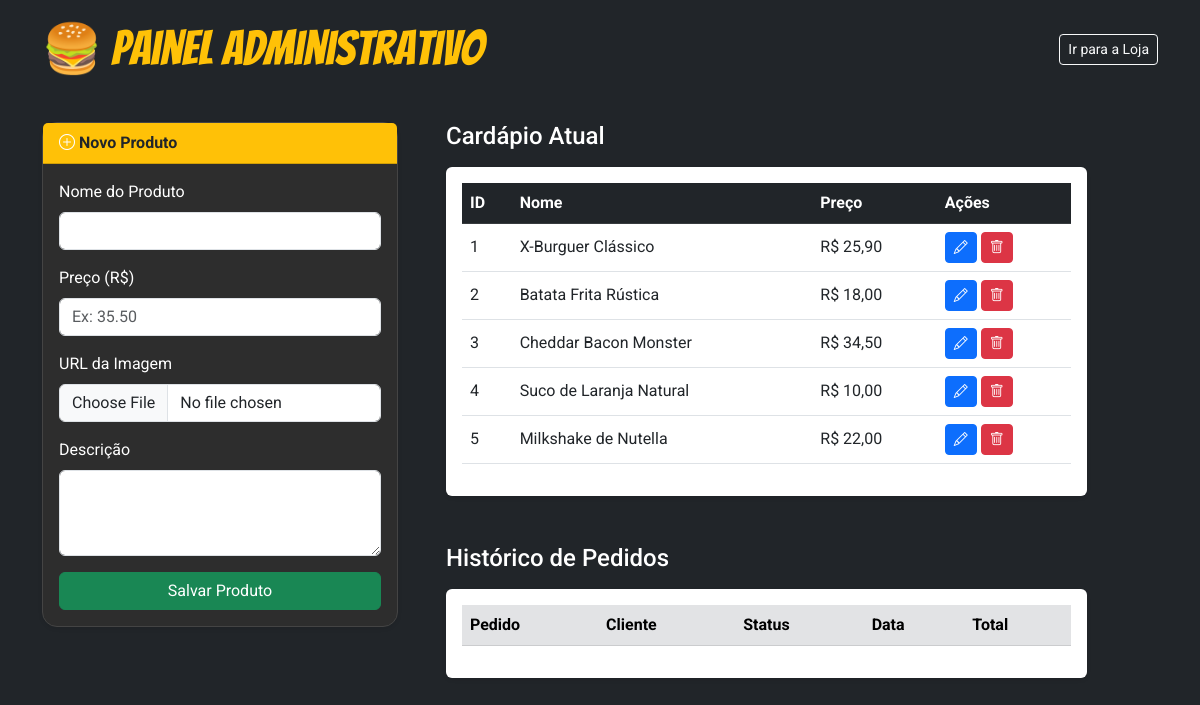
Before: /admin/ (signed in) with the older database file.
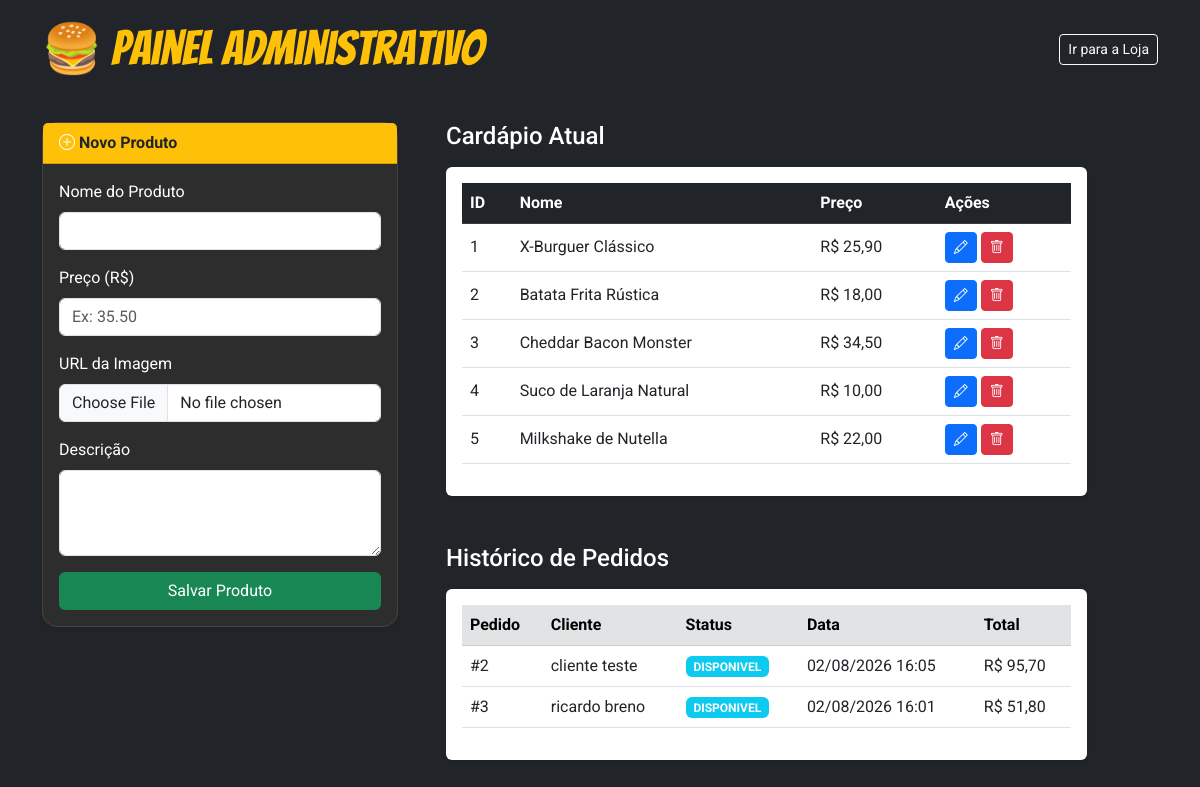
After: the same page with the newer database file.
### app/models/item.py (models this page shows, shortened)
class Item(db.Model):
    __tablename__ = "item"
    id = db.Column(db.Integer, primary_key=True)
    nome = db.Column(db.String(80), nullable=False, unique=True)
    preco = db.Column(db.Float, nullable=False)
    descricao = db.Column(db.String(255), nullable=False)
    imagem = db.Column(db.String(255), nullable=False)

### app/models/pedido.py (models this page shows, shortened)
class Pedido(db.Model):
    __tablename__ = "pedido"
    id = db.Column(db.Integer, primary_key=True)
    usuario_id = db.Column(db.Integer, db.ForeignKey("usuario.id"), nullable=False)
    data = db.Column(db.DateTime, nullable=True)
    status = db.Column(db.String(20), default=Status.CARRINHO.value)
    usuario = db.relationship("Usuario", back_populates="pedidos")
    itens = db.relationship(
        "ItemPedido", backref="pedido", cascade="all, delete-orphan", lazy=True
    )

### app/models/usuario.py (models this page shows, shortened)
class Usuario(db.Model, UserMixin):
    __tablename__ = "usuario"
    id = db.Column(db.Integer, primary_key=True)
    nome = db.Column(db.String(80), nullable=False)
    email = db.Column(db.String(120), unique=True, nullable=False)
    senha = db.Column(db.String(200), nullable=False)
    role = db.Column(db.String(20), default=Role.CLIENTE.value)
    pedidos = db.relationship(
        "Pedido", back_populates="usuario", cascade="all, delete-orphan"
    )

### app/routes/admin_routes.py (the view)
@admin_bp.route("/", methods=["GET"])
@admin_required
def dashboard():
    itens_db = item_ctrl.get_all()
    pedidos_db = pedido_ctrl.get_all()
    return render_template("admin.html", itens=itens_db, pedidos=pedidos_db)

### app/app.py (called while the page is built)
@login_manager.user_loader
def load_user(user_id: id):
    return cliente_ctrl.get_by_id(user_id)

### app/controllers/base_controller.py (called while the page is built)
    def get_all(self) -> list:
        return self.model.query.all()

    def get_by_id(self, record_id: int):
        record = self.model.query.get(record_id)
        if not record:
            abort(404, description=f"{self.model.__name__} não encontrado.")
        return record

### app/routes/admin_routes.py (called while the page is built)
def admin_required(f):
    @wraps(f)
    def decorated_function(*args, **kwargs):
        if not current_user.is_authenticated:
            flash("Você precisa estar logado para acessar esta página.", "warning")
            return redirect(url_for("login_cadastro.login"))
        if current_user.role != "ADMIN":
            flash("Acesso negado. Área restrita para administradores.", "danger")
            return redirect(
                url_for("home.home")
            )  # Mude 'home' para o nome da sua rota principal
        return f(*args, **kwargs)
    return decorated_function

### app/templates/admin.html (shortened to what this page needs)
{% extends "base.html" %}
{% block navbar %}
<nav class="navbar navbar-dark bg-dark mb-4">
  <div class="container">
    <a class="navbar-brand brand-font" href="#">🍔 Painel Administrativo</a>
    <a href="{{ url_for('home.home') }}" class="btn btn-outline-light btn-sm">Ir para a Loja</a>
  </div>
</nav>
{% endblock %}
{% block content %}
<div class="container">
  <div class="row gap-4">
    <div class="col-md-4">
      <div class="card shadow-sm">
        <div class="card-header bg-warning text-dark fw-bold">
          <i class="bi bi-plus-circle"></i> Novo Produto
        </div>
        <div class="card-body">
          <form action="{{ url_for('admin.adicionar_item') }}" method="POST" enctype="multipart/form-data">
            <div class="mb-3">
              <label class="form-label">Nome do Produto</label>
              <input type="text" name="nome" class="form-control" required />
            </div>
            <div class="mb-3">
              <label class="form-label">Preço (R$)</label>
              <input type="text" name="preco" class="form-control" placeholder="Ex: 35.50" required />
            </div>
            <div class="mb-3">
              <label class="form-label">URL da Imagem</label>
              <input type="file" name="imagem" class="form-control" required />
            </div>
            <div class="mb-3">
              <label class="form-label">Descrição</label>
              <textarea name="descricao" class="form-control" rows="3" required></textarea>
            </div>
            <button type="submit" class="btn btn-success w-100">
              Salvar Produto
            </button>
          </form>
        </div>
      </div>
    </div>
    <div class="col-md-7">
      <h4 class="mb-3">Cardápio Atual</h4>
      <div class="table-responsive bg-white shadow-sm p-3 rounded mb-5">
        <table class="table table-hover align-middle">
          <thead class="table-dark">
            <tr>
              <th>ID</th>
              <th>Nome</th>
              <th>Preço</th>
              <th>Ações</th>
            </tr>
          </thead>
          <tbody>
            {% for item in itens %}
            <tr>
              <td>{{ item.id }}</td>
              <td>{{ item.nome }}</td>
              <td>R$ {{ "%.2f"|format(item.preco)|replace('.', ',') }}</td>
              <td>
                <button type="button" class="btn btn-sm btn-primary" data-bs-toggle="modal"
                  data-bs-target="#editModal{{ item.id }}">
                  <i class="bi bi-pencil"></i>
                </button>
                <form action="{{ url_for('admin.remover_item', item_id=item.id) }}" method="POST" class="d-inline"
                  onsubmit="return confirm('Tem certeza que deseja excluir?');">
                  <button type="submit" class="btn btn-sm btn-danger"><i class="bi bi-trash"></i></button>
                </form>
              </td>
            </tr>
            {% else %}
            <tr>
              <td colspan="4" class="text-center">Nenhum produto cadastrado.</td>
            </tr>
            {% endfor %}
          </tbody>
        </table>
      </div>
      <h4 class="mb-3">Histórico de Pedidos</h4>
      <div class="table-responsive bg-white shadow-sm p-3 rounded">
        <table class="table table-hover align-middle">
          <thead class="table-secondary">
            <tr>
              <th>Pedido</th>
              <th>Cliente</th>
              <th>Status</th>
              <th>Data</th>
              <th>Total</th>
            </tr>
          </thead>
          <tbody>
            {% for pedido in pedidos %} {% if pedido.status != "CARRINHO" %}
            <tr>
              <td>#{{ pedido.id }}</td>
              <td>
                {{ pedido.usuario.nome if pedido.usuario else 'Desconhecido'
                }}
              </td>
              <td>
                <span class="badge bg-info">{{ pedido.status }}</span>
              </td>
              <td>
                {{ pedido.data.strftime('%d/%m/%Y %H:%M') if pedido.data
                else '-' }}
              </td>
              <td>
                R$ {{ "%.2f"|format( pedido.itens|sum(attribute='subtotal')
                )|replace('.', ',') }}
              </td>
            </tr>
            {% endif %} {% else %}
            <tr>
              <td colspan="5" class="text-center">
                Nenhum pedido finalizado.
              </td>
            </tr>
            {% endfor %}
          </tbody>
        </table>
      </div>
    </div>
  </div>
</div>
{% endblock %}

### app/templates/base.html (shortened to what this page needs)
<!doctype html>
<html lang="pt-br">
<head>
  <link href="https://cdn.jsdelivr.net/npm/bootstrap@5.3.0/dist/css/bootstrap.min.css" rel="stylesheet" />
  <link rel="stylesheet" href="https://cdn.jsdelivr.net/npm/bootstrap-icons@1.10.5/font/bootstrap-icons.css" />
  <link href="{{ url_for('static', filename='css/site.css') }}" rel="stylesheet" />
</head>
<body class="bg-dark">
  {% block navbar %}{% endblock %}
  <main>{% block content %} {% endblock %}</main>
</body>
</html>

### app/static/css/site.css (style rules this page uses)
* { color: #fff; font-family: "Roboto", sans-serif; }
body { background: #1a1a1a; color: #fff; font-family: "Roboto", sans-serif; }
.brand-font { font-family: "Bangers", cursive; color: #ffc107; font-size: 3rem; }
.card { background: #2d2d2d; border: 1px solid #444; border-radius: 15px; }

Changed rows visible on the page:
now on this page (row edited): Pedido: id "2", usuario "cliente teste", status "DISPONIVEL", data "02/08/2026 16:05", itens "95,70"
now on this page (row edited): Pedido: id "3", usuario "ricardo breno", status "DISPONIVEL", data "02/08/2026 16:01", itens "51,80"
